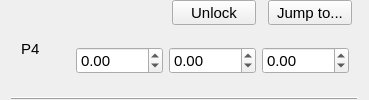
       <widget class="QWidget" name="p4Frame" native="true">
        <layout class="QGridLayout" name="gridLayout_22">
         <property name="topMargin">
          <number>0</number>
         </property>
         <property name="bottomMargin">
          <number>0</number>
         </property>
         <property name="verticalSpacing">
          <number>0</number>
         </property>
         <item row="0" column="3">
          <widget class="QPushButton" name="p4FrameLockButton">
           <property name="sizePolicy">
            <sizepolicy hsizetype="Fixed" vsizetype="Fixed">
             <horstretch>0</horstretch>
             <verstretch>0</verstretch>
            </sizepolicy>
           </property>
           <property name="minimumSize">
            <size>
             <width>90</width>
             <height>25</height>
            </size>
           </property>
           <property name="font">
            <font>
             <family>Arial</family>
             <pointsize>11</pointsize>
            </font>
           </property>
           <property name="styleSheet">
            <string notr="true">margin-right: 6px;</string>
           </property>
           <property name="text">
            <string>Unlock</string>
           </property>
           <attribute name="buttonGroup">
            <string notr="true">frameFidButtonGroup</string>
           </attribute>
          </widget>
         </item>
         <item row="0" column="4">
          <widget class="QPushButton" name="p4FrameJumpButton">
           <property name="sizePolicy">
            <sizepolicy hsizetype="Fixed" vsizetype="Fixed">
             <horstretch>0</horstretch>
             <verstretch>0</verstretch>
            </sizepolicy>
           </property>
           <property name="minimumSize">
            <size>
             <width>90</width>
             <height>25</height>
            </size>
           </property>
           <property name="font">
            <font>
             <family>Arial</family>
             <pointsize>11</pointsize>
            </font>
           </property>
           <property name="styleSheet">
            <string notr="true">margin-right: 6px;</string>
           </property>
           <property name="text">
            <string>Jump to...</string>
           </property>
           <attribute name="buttonGroup">
            <string notr="true">frameFidButtonGroup</string>
           </attribute>
          </widget>
         </item>
         <item row="1" column="1" colspan="4">
          <widget class="QWidget" name="p4FrameCoords" native="true">
           <layout class="QGridLayout" name="gridLayout_23">
            <property name="verticalSpacing">
             <number>6</number>
            </property>
            <item row="0" column="0">
             <widget class="QDoubleSpinBox" name="p4FrameX">
              <property name="sizePolicy">
               <sizepolicy hsizetype="Fixed" vsizetype="Fixed">
                <horstretch>0</horstretch>
                <verstretch>0</verstretch>
               </sizepolicy>
              </property>
              <property name="minimumSize">
               <size>
                <width>60</width>
                <height>0</height>
               </size>
              </property>
              <property name="font">
               <font>
                <family>Arial</family>
                <pointsize>11</pointsize>
               </font>
              </property>
              <property name="focusPolicy">
               <enum>Qt::StrongFocus</enum>
              </property>
              <property name="styleSheet">
               <string notr="true"/>
              </property>
              <property name="showGroupSeparator" stdset="0">
               <bool>false</bool>
              </property>
              <property name="minimum">
               <double>-1000.000000000000000</double>
              </property>
              <property name="maximum">
               <double>1000.000000000000000</double>
              </property>
             </widget>
            </item>
            <item row="0" column="1">
             <widget class="QDoubleSpinBox" name="p4FrameY">
              <property name="sizePolicy">
               <sizepolicy hsizetype="Fixed" vsizetype="Fixed">
                <horstretch>0</horstretch>
                <verstretch>0</verstretch>
               </sizepolicy>
              </property>
              <property name="minimumSize">
               <size>
                <width>60</width>
                <height>0</height>
               </size>
              </property>
              <property name="font">
               <font>
                <family>Arial</family>
                <pointsize>11</pointsize>
               </font>
              </property>
              <property name="focusPolicy">
               <enum>Qt::StrongFocus</enum>
              </property>
              <property name="styleSheet">
               <string notr="true"/>
              </property>
              <property name="minimum">
               <double>-1000.000000000000000</double>
              </property>
              <property name="maximum">
               <double>1000.000000000000000</double>
              </property>
             </widget>
            </item>
            <item row="0" column="2">
             <widget class="QDoubleSpinBox" name="p4FrameZ">
              <property name="sizePolicy">
               <sizepolicy hsizetype="Fixed" vsizetype="Fixed">
                <horstretch>0</horstretch>
                <verstretch>0</verstretch>
               </sizepolicy>
              </property>
              <property name="minimumSize">
               <size>
                <width>60</width>
                <height>0</height>
               </size>
              </property>
              <property name="font">
               <font>
                <family>Arial</family>
                <pointsize>11</pointsize>
               </font>
              </property>
              <property name="focusPolicy">
               <enum>Qt::StrongFocus</enum>
              </property>
              <property name="minimum">
               <double>-1000.000000000000000</double>
              </property>
              <property name="maximum">
               <double>1000.000000000000000</double>
              </property>
             </widget>
            </item>
           </layout>
          </widget>
         </item>
         <item row="0" column="2">
          <widget class="qSlicerMarkupsPlaceWidget" name="p4FramePoint">
           <property name="sizePolicy">
            <sizepolicy hsizetype="Preferred" vsizetype="Preferred">
             <horstretch>0</horstretch>
             <verstretch>0</verstretch>
            </sizepolicy>
           </property>
           <property name="minimumSize">
            <size>
             <width>0</width>
             <height>0</height>
            </size>
           </property>
           <property name="font">
            <font>
             <family>Arial</family>
             <pointsize>11</pointsize>
            </font>
           </property>
           <property name="buttonsVisible">
            <bool>false</bool>
           </property>
           <property name="deleteAllMarkupsOptionVisible">
            <bool>false</bool>
           </property>
           <property name="placeMultipleMarkups">
            <enum>qSlicerMarkupsPlaceWidget::ForcePlaceSingleMarkup</enum>
           </property>
           <property name="placeModeEnabled">
            <bool>false</bool>
           </property>
           <property name="deleteButton().show()" stdset="0">
            <bool>true</bool>
           </property>
           <property name="placeButton().show()" stdset="0">
            <bool>true</bool>
           </property>
          </widget>
         </item>
         <item row="0" column="0" rowspan="2">
          <widget class="QLabel" name="label_9">
           <property name="sizePolicy">
            <sizepolicy hsizetype="Fixed" vsizetype="Preferred">
             <horstretch>0</horstretch>
             <verstretch>0</verstretch>
            </sizepolicy>
           </property>
           <property name="minimumSize">
            <size>
             <width>50</width>
             <height>0</height>
            </size>
           </property>
           <property name="font">
            <font>
             <family>Arial</family>
             <pointsize>11</pointsize>
            </font>
           </property>
           <property name="text">
            <string>P4</string>
           </property>
           <property name="indent">
            <number>10</number>
           </property>
          </widget>
         </item>
         <item row="2" column="0" colspan="5">
          <widget class="Line" name="line_27">
           <property name="sizePolicy">
            <sizepolicy hsizetype="Preferred" vsizetype="Fixed">
             <horstretch>0</horstretch>
             <verstretch>0</verstretch>
            </sizepolicy>
           </property>
           <property name="minimumSize">
            <size>
             <width>0</width>
             <height>0</height>
            </size>
           </property>
           <property name="font">
            <font>
             <family>Arial</family>
             <pointsize>11</pointsize>
            </font>
           </property>
           <property name="frameShadow">
            <enum>QFrame::Raised</enum>
           </property>
           <property name="lineWidth">
            <number>1</number>
           </property>
           <property name="orientation">
            <enum>Qt::Horizontal</enum>
           </property>
          </widget>
         </item>
        </layout>
       </widget>
